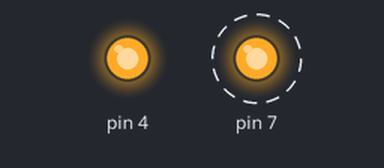
Bench run of a sketch on a simulated Arduino Uno, built with avr-gcc and run on an emulated ATmega328P. On the bench: output pins drawn as LEDs (lit = HIGH). Dashed ring = blinking.

Above: at 0.5 s.
Timing chart, 0 to 3.0 s (numbered marks = the images above):
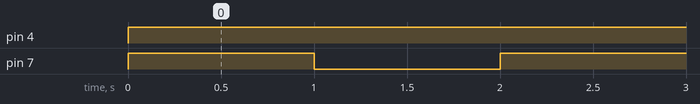

The sketch:

Masking.ino
```cpp
int main(void)
{
  DDRD = 0b10010000 ;
  PORTD = 0b10010000 ;
  while(true){

    PORTD = PORTD | 0b10000000;
    _delay_ms(1000);
    PORTD = PORTD & 0b01111111 ;
    _delay_ms(1000);
  }
}
```

Measured:
- by itself, pin 4: LOW → HIGH at 0.00 s
- by itself, pin 7: alternates HIGH for 1.0 s and LOW for 1.0 s
